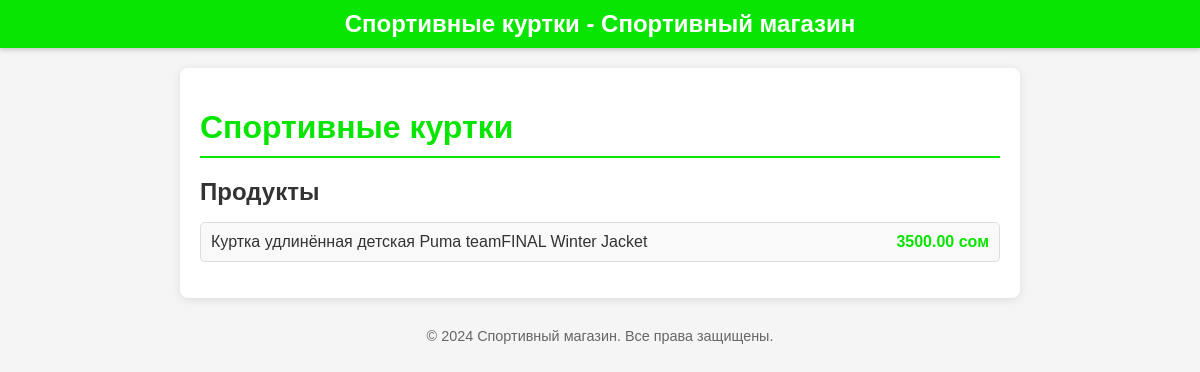
The app's page /category/2/ with its own data.
### main/models.py (models this page shows, shortened)
class Category(models.Model):  # Категории спортивных товаров.
    name = models.CharField(max_length=100, unique=True, verbose_name="Название категории")
    description = models.TextField(blank=True, verbose_name="Описание")
    created_at = models.DateTimeField(auto_now_add=True, verbose_name="Дата создания")
    updated_at = models.DateTimeField(auto_now=True, verbose_name="Дата обновления")
    class Meta:
        verbose_name = "Категория"
        verbose_name_plural = "Категории"

class Product(models.Model): # Товары в магазине
    name = models.CharField(max_length=200, verbose_name="Название товара")
    description = models.TextField(blank=True, verbose_name="Описание")
    category = models.ForeignKey(
        Category, on_delete=models.CASCADE, related_name="products", verbose_name="Категория"
    )
    price = models.DecimalField(max_digits=10, decimal_places=2, verbose_name="Цена")
    stock = models.PositiveIntegerField(verbose_name="Количество на складе")
    image = models.ImageField(upload_to="products/", blank=True, null=True, verbose_name="Изображение товара")
    created_at = models.DateTimeField(auto_now_add=True, verbose_name="Дата добавления")
    updated_at = models.DateTimeField(auto_now=True, verbose_name="Дата обновления")
    class Meta:
        verbose_name = "Товар"
        verbose_name_plural = "Товары"
        ordering = ['-created_at']

### main/views.py (the view)
# urls.py: path('category/<int:category_id>/', views.category_detail, name='category_detail'),
def category_detail(request, category_id):
    category = get_object_or_404(Category, id=category_id)
    products = Product.objects.filter(category=category)
    return render(request, 'shop/category_detail.html', {'category': category, 'products': products})

### main/templates/shop/category_detail.html (shortened to what this page needs)
<!DOCTYPE html>
<html lang="en">
<head>
</head>
<body>
    <header>
        {{ category.name }} - Спортивный магазин
    </header>
    <div class="container">
        <h1>{{ category.name }}</h1>
        <h2>Продукты</h2>
        <ul>
            {% for product in products %}
                <li>
                    <span>{{ product.name }}</span>
                    <span class="product-price">{{ product.price }} сом</span>
                </li>
            {% endfor %}
        </ul>
    </div>
    <footer>
        © 2024 Спортивный магазин. Все права защищены.
    </footer>
</body>
</html>

### main/templates/shop/category_detail.html (style rules this page uses)
body { font-family: Arial, sans-serif; margin: 0; padding: 0; background-color: #f5f5f5; color: #333; }
header { background-color: #08e500; color: white; text-align: center; padding: 10px 0; font-size: 1.5rem; font-weight: bold; box-shadow: 0 2px 5px rgba(0, 0, 0, 0.2); }
.container { max-width: 800px; margin: 20px auto; padding: 20px; background: white; border-radius: 8px; box-shadow: 0 2px 10px rgba(0, 0, 0, 0.1); }
h1 { font-size: 2rem; color: #08e500; border-bottom: 2px solid #08e500; padding-bottom: 10px; margin-bottom: 20px; }
h2 { font-size: 1.5rem; color: #333; margin-bottom: 15px; }
ul { list-style: none; padding: 0; }
ul li { font-size: 1rem; padding: 10px; margin-bottom: 10px; background-color: #f9f9f9; border: 1px solid #ddd; border-radius: 5px; display: flex; justify-content: space-between; align-items: center; }
.product-price { font-weight: bold; color: #08e500; }
footer { text-align: center; padding: 10px 0; margin-top: 20px; font-size: 0.9rem; color: #666; }

### records on screen
Category: name "Спортивные куртки"
Product: name "Куртка удлинённая детская Puma teamFINAL Winter Jacket", price "3500.00"
